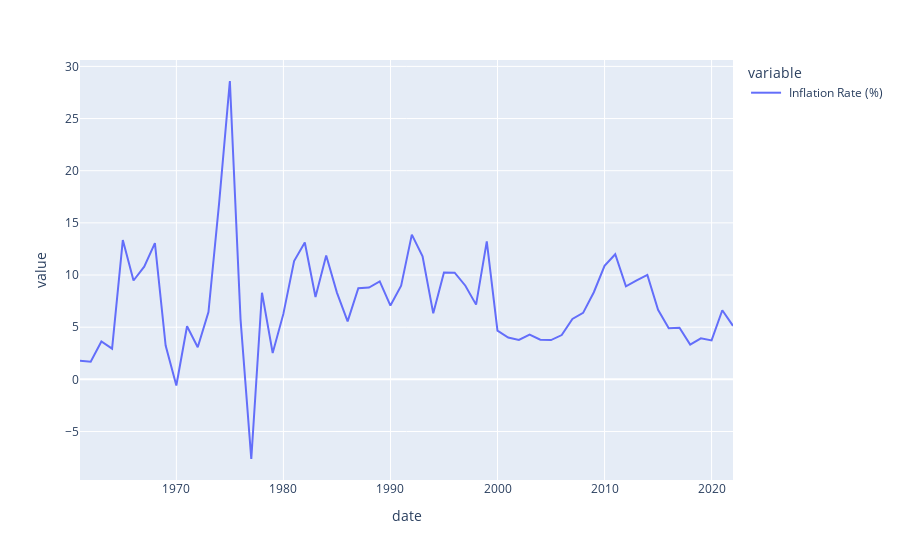

Notebook code for this chart:
### Code cell
# inflation_india.plot(figsize=(20,10))  # for matplot lib only
inflation_india.plot()
